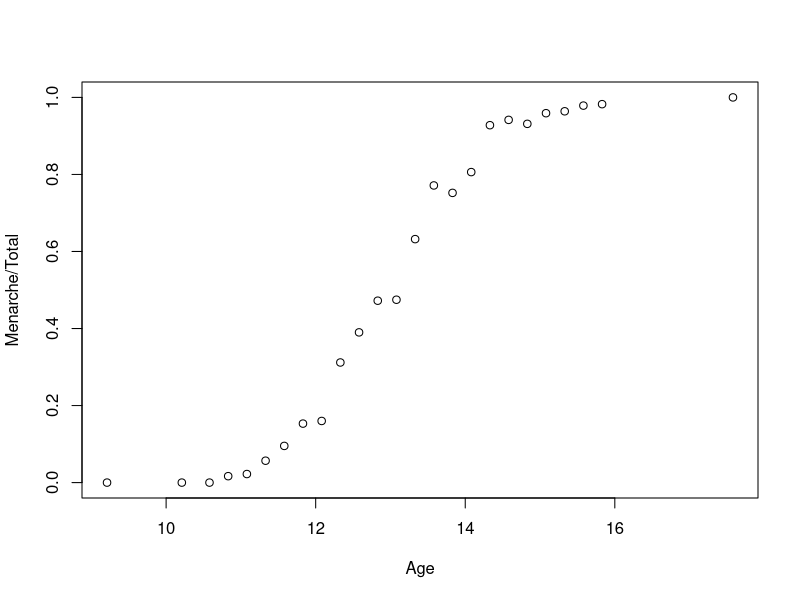

The R script that drew this image: (Note: this script raises an error after producing the figure.)
library("MASS")

data(menarche)

str(menarche)

summary(menarche)

plot(Menarche/Total ~ Age, data=menarche)

glm.out = glm(cbind(Menarche, Total-Menarche) ~ Age, family=binomial(logit), data=menarche)

glm.out = glm(cbind(Menarche, Total-Menarche) ~ Age, family=binomial(logit), data=menarche)

cbind(Menarche, Total-Menarche)

plot(Menarche/Total ~ Age, data=menarche)

plot(menarche$Menarche/menarche$Total ~ menarche$Age)

cbind(menarche$Menarche, menarche$Total-menarche$Menarche)

glm.out = glm(cbind(Menarche, Total-Menarche) ~ Age, family=binomial(logit), data=menarche)

plot(Menarche/Total ~ Age, data=menarche)
lines(menarche$Age, glm.out$fitted, type="l", col="red")
title(main="Menarche Data with Fitted Logistic Regression Line")

summary(glm.out)